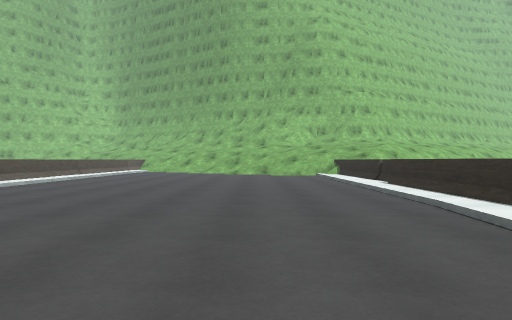
View 1 (above)

24 first-person views from a walk through a Unity game level. The camera is 1.2 m above the floor, looks level and sees 75° across. The floor is counted in squares, 2 m on a side. Each view is taken from the middle of a square. On the plan, view 1 faces up. The plan holds only what a view shows up to about 10 squares ahead; the rest is blank. The place goes on beyond the plan. The player character is not drawn. Some surface patterns are stand-ins.

View 2
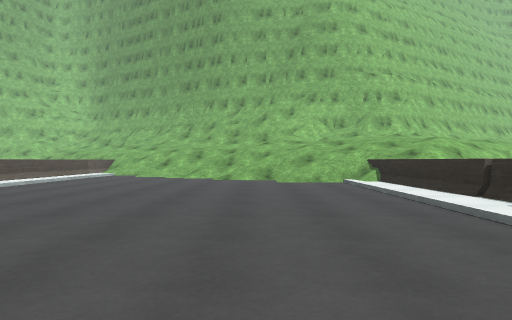

View 3
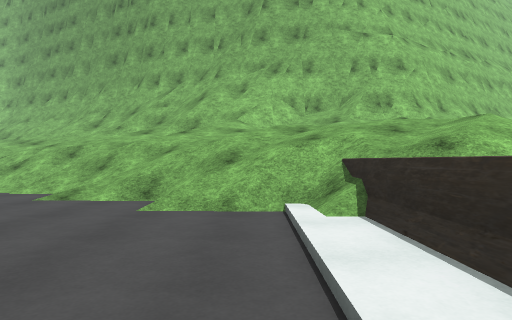

View 4
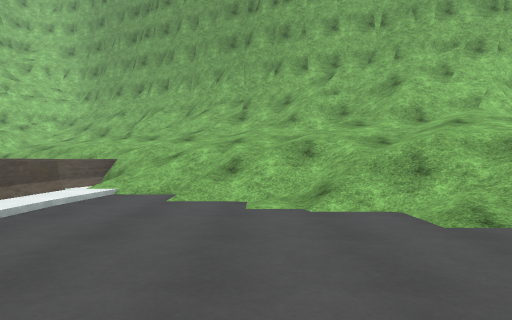

View 5
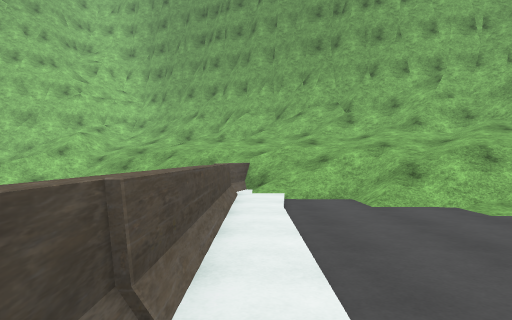

View 6
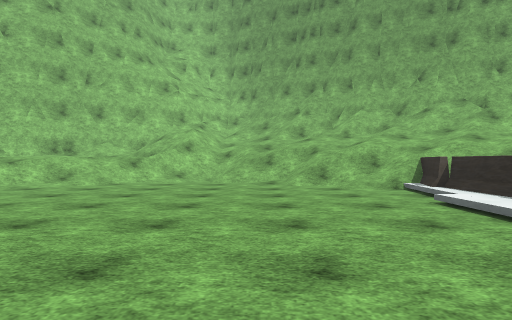

View 7
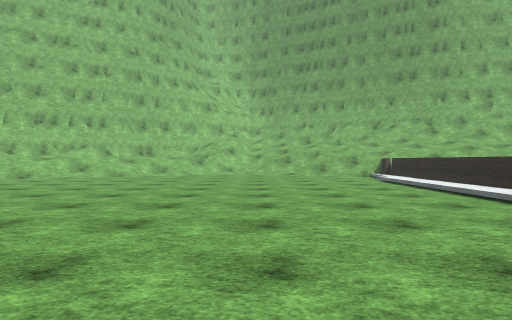

View 8
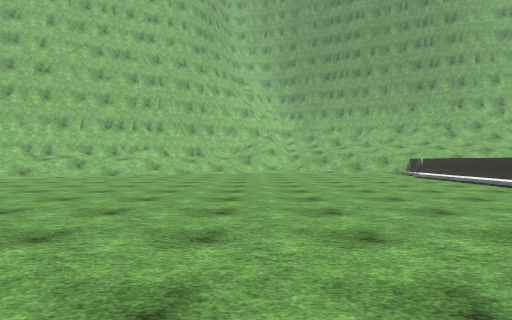

View 9
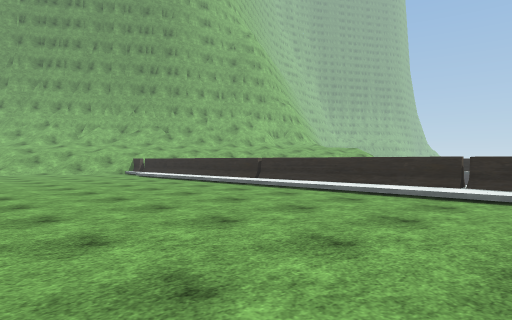

View 10
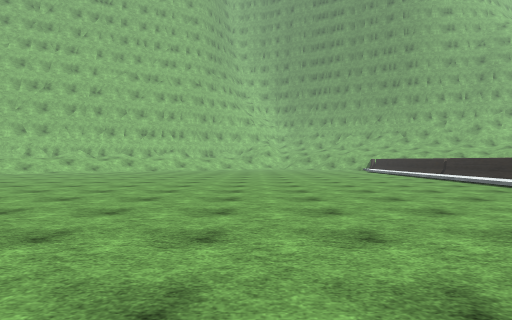

View 11
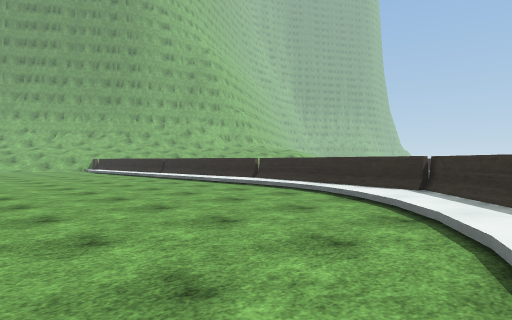

View 12
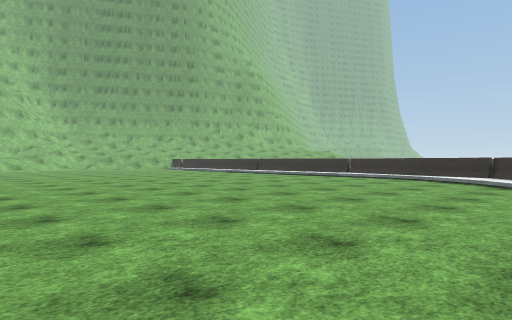

View 13
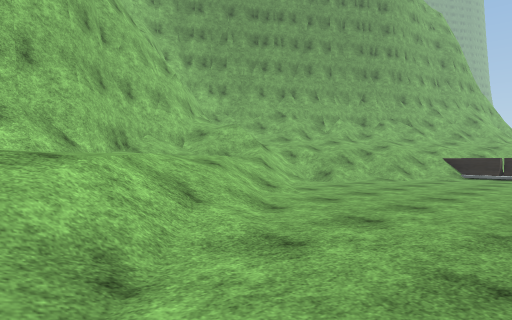

View 14
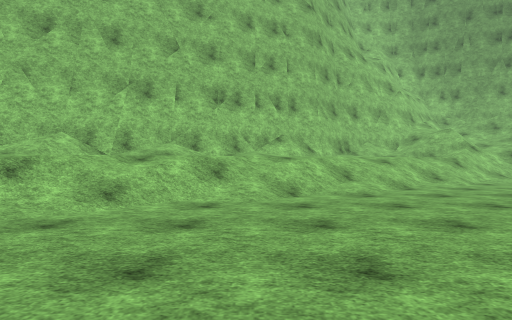

View 15
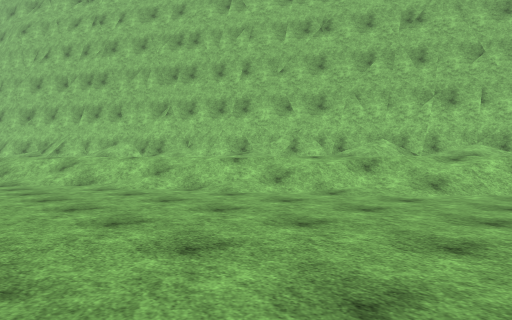

View 16
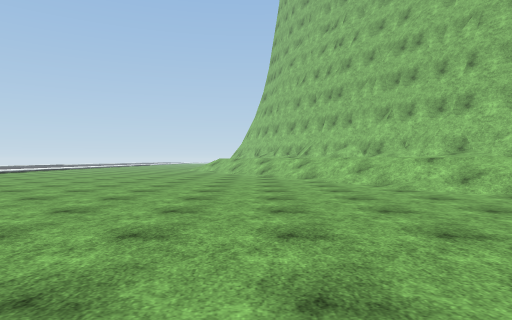

View 17
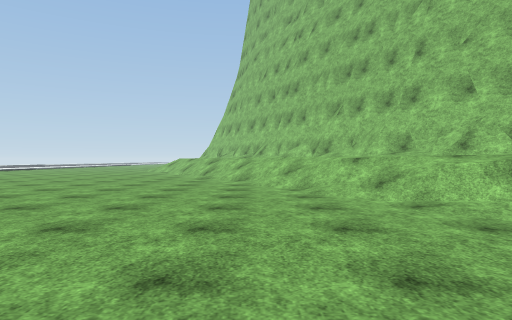

View 18
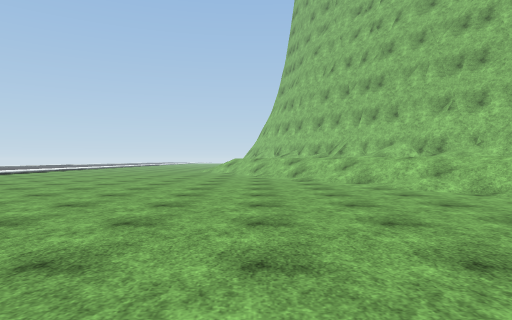

View 19
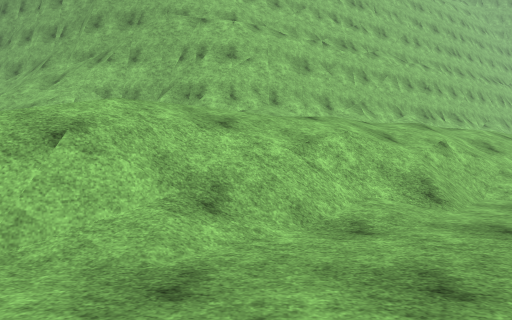

View 20
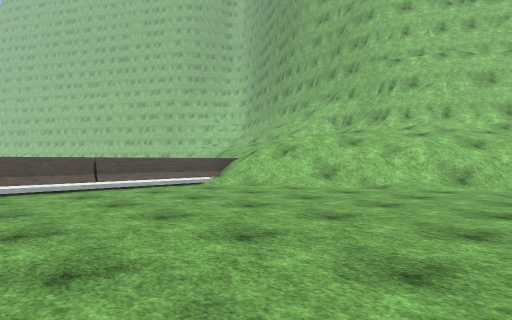

View 21
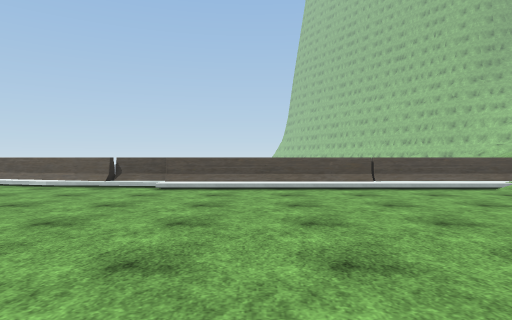

View 22
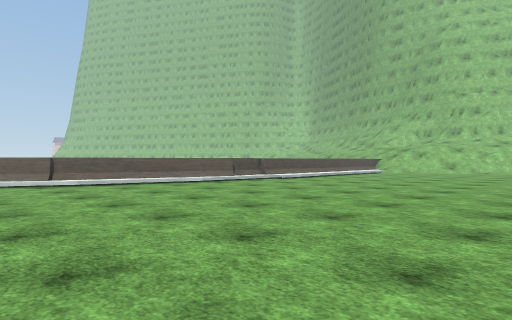

View 23
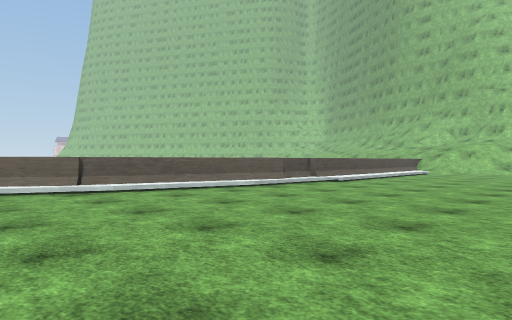

View 24
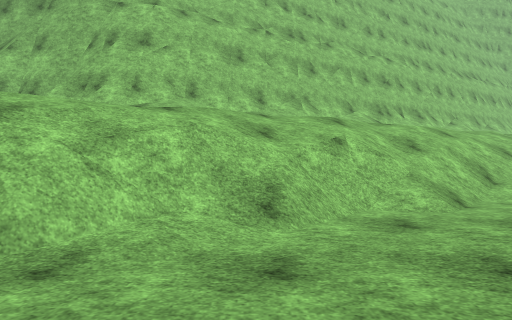

### Floor plan
Key: @ floor where view 1 was taken; # wall or solid block; . main floor; : floor 0.25 m higher than the main floor; + floor 1.25 m higher than the main floor; * floor 2.5 m higher than the main floor; / step, stairs or slope; = window, fence, low wall or low ledge; ^ raised ledge.
Columns run from 28 left of view 1 to 11 right of it. Each row starts with its distance up from view 1.
 21          ###/ +//////////###^^       ###
 20         ##=+///////////////=###^    ##//
 19       ###/++///....///////////=#^####/
 18     ###/+////.......//////////#//##//
 17   ###///////.........=///////// //   **/
 16  ###+/////...........=:.////////    *///
 15 ##/++///.............=:...////////*///=/
 14 /+////...............::..../////////=/..
 13 /////................::....../////=//...
 12 ///..................=:........=///....
 11 /....................=:........=/......
 10 .....................#:........=/.......
  9 .....................=:........=/.......
  8 .....................=:........=/.......
  7 .....................= ........^/.......
  6 .......   ...........= ........^/.......
  5 ......    ...........=  .......^/......
  4 ....       ..........=   ......^/......
  3 ...       ........../=   ...../#/......
  2           ........../=    ..../#.......
  1           ........./=#     ... =.......
  0           ......../##       @ ##........
 -1           ////////##          #.........
 -2                               =.........
 -3                              ##.........
 -4                                  .......

Positions as (right, up) in squares from view 1, and headings:
1: (0, 0), facing up
2: (0, 4), facing up
3: (2, 9), facing up
4: (-3, 11), facing up
5: (-6, 11), facing up
6: (-10, 11), facing up
7: (-11, 6), facing up
8: (-13, 4), facing up
9: (-13, 4), facing up-right
10: (-13, -1), facing up
11: (-13, -1), facing up-right
12: (-18, -1), facing up-right
13: (-19, 15), facing up-right
14: (-19, 11), facing up
15: (-19, 9), facing up-left
16: (-17, 10), facing left
17: (-18, 12), facing left
18: (-19, 9), facing left
19: (7, 10), facing up
20: (11, 6), facing up-left
21: (11, 6), facing left
22: (11, -4), facing up-left
23: (9, -4), facing up-left
24: (9, 11), facing up
